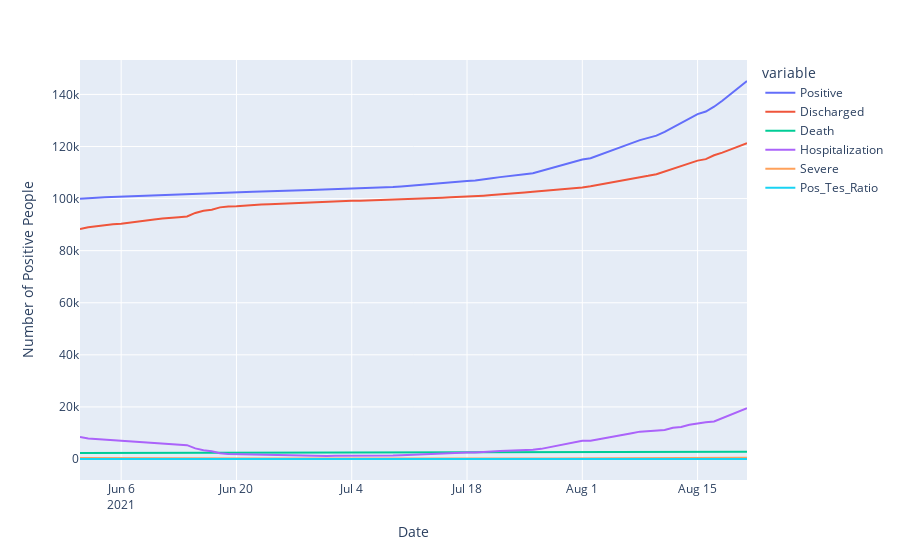

Notebook source saved alongside this figure:
### Code cell
# compare all infomation 
fig = px.line(
    df_osaka,
    y=df_osaka.columns.to_list(),
     labels={'value': 'Number of Positive People'}
)
fig.show()
